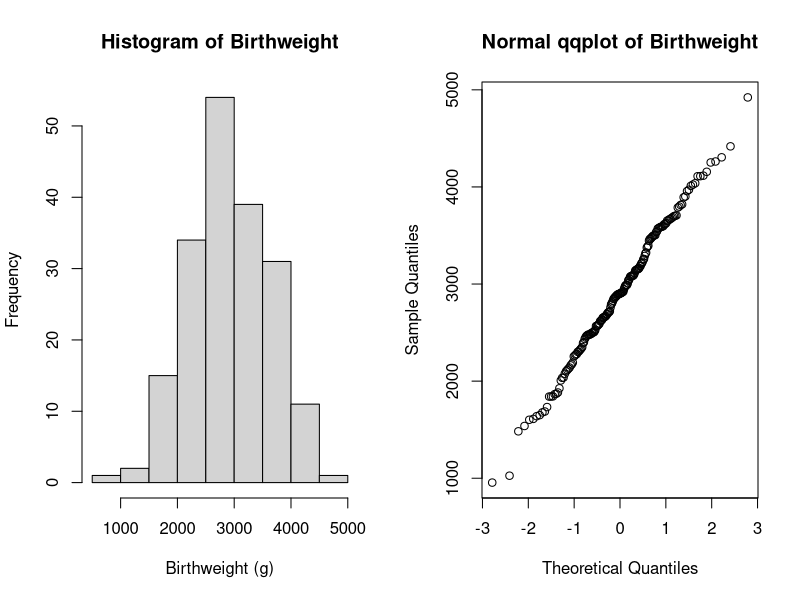
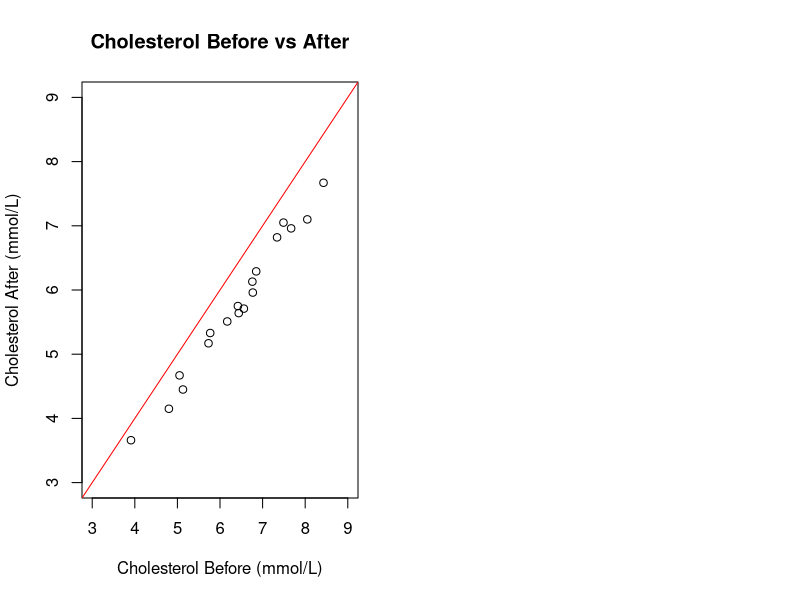
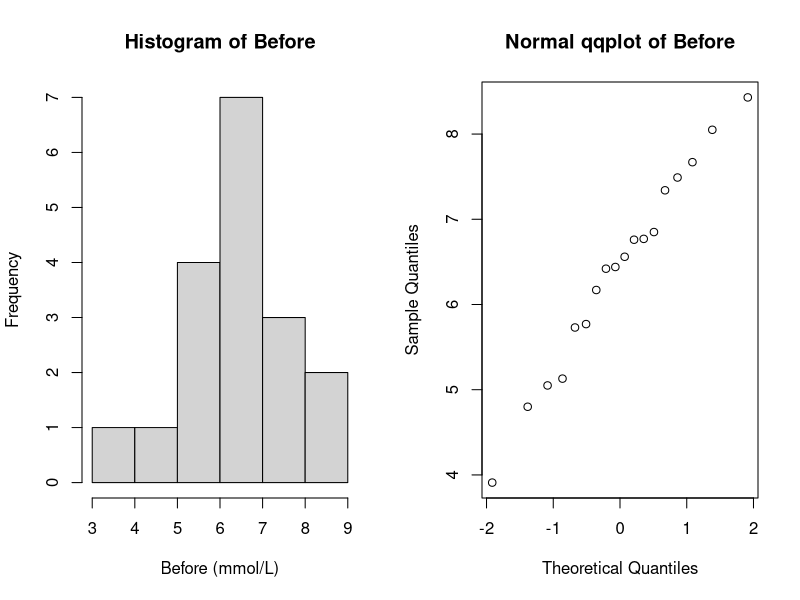
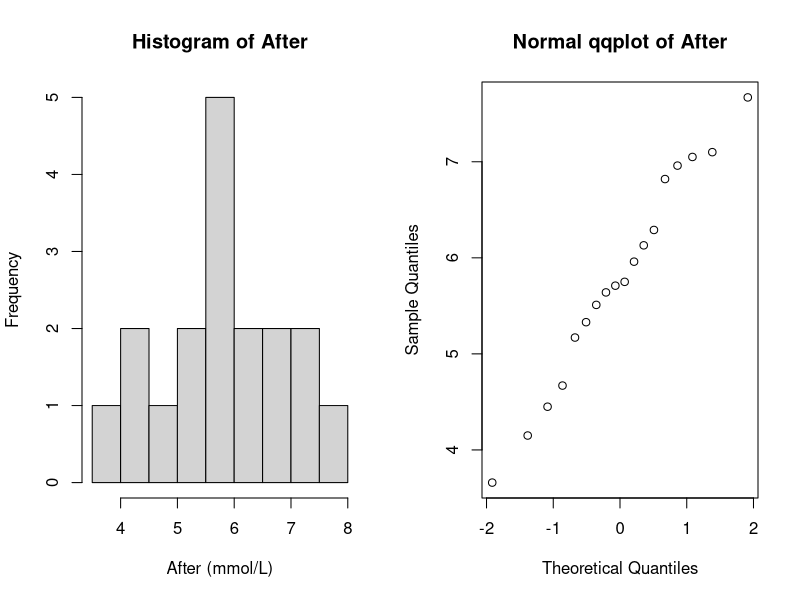
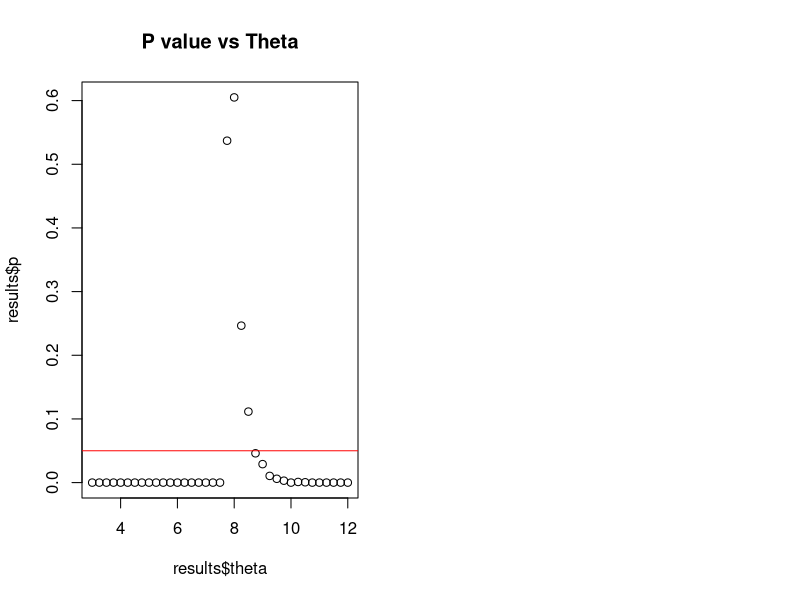
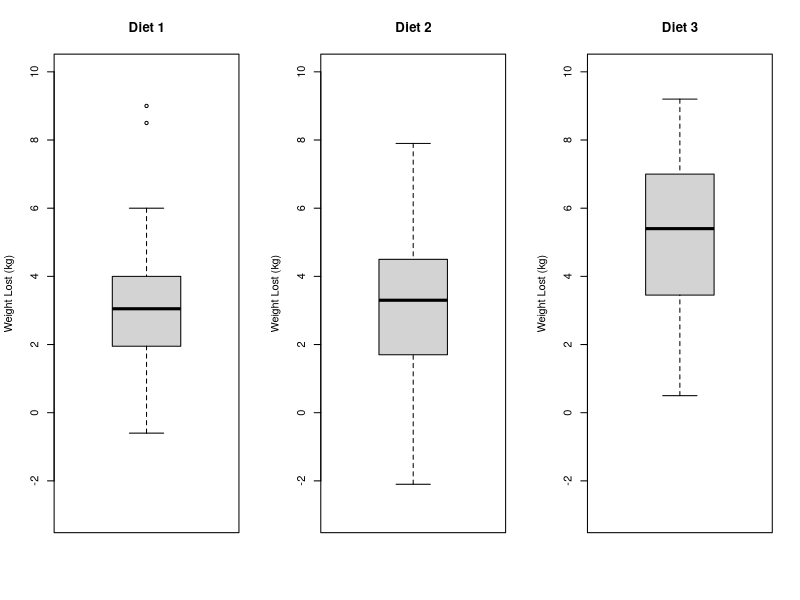
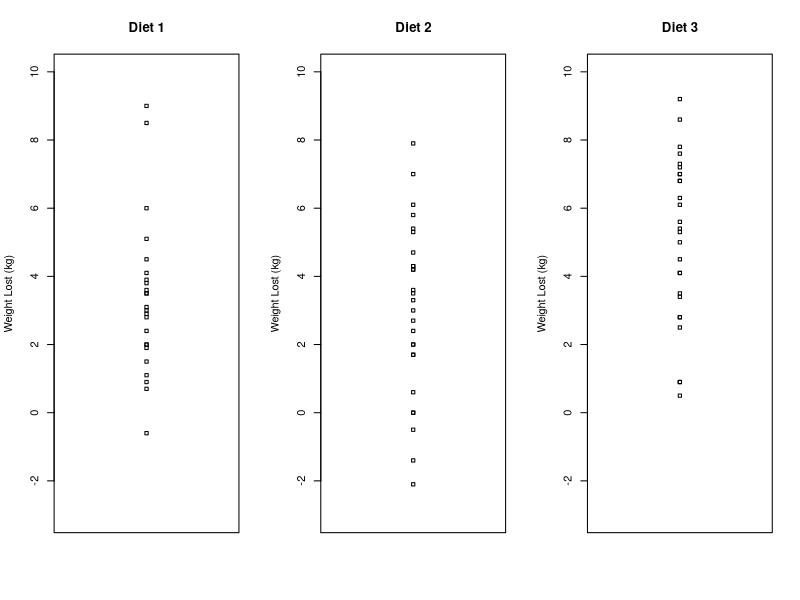
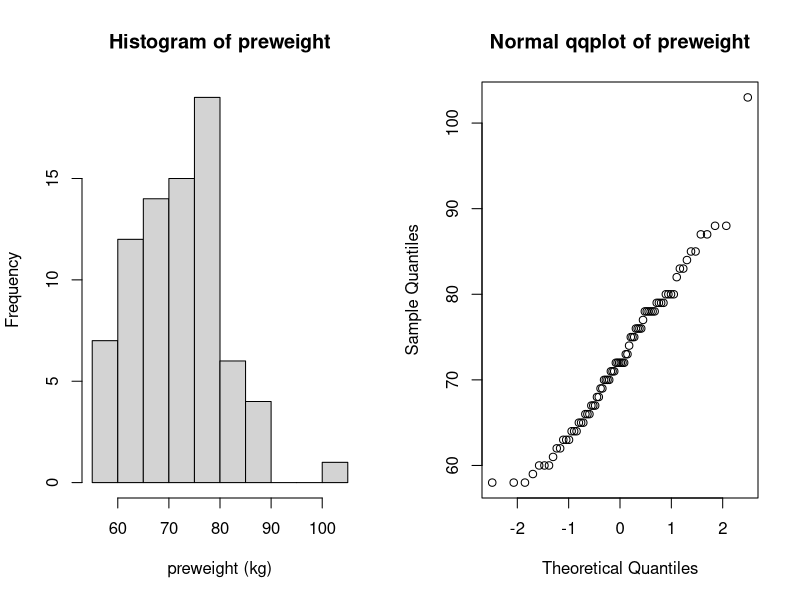

Reproduce these figures in R, in order.
## ---- chunk 1
#options(digits=3)

# helper function to check normality throughout this assignment
checkNorm = function(data, name, unit="") {
  xlab = name
  if (unit != "") {
    xlab = sprintf("%s (%s)", name, unit)
  }
  hist(data, main=sprintf("Histogram of %s", name), xlab=xlab)
  qqnorm(data, main=sprintf("Normal qqplot of %s", name))
  res = shapiro.test(data)
  print(sprintf("Shapiro-Wilk normality p-value for %s: %.3f", name, res$p.value))
  return(res$p.value)
}

printPval = function(pval) {
  print(sprintf("p-value = %.3f", pval))
}
## ---- chunk 2
data = read.table("birthweight.txt", header=T)
par(mfrow=c(1,2))
# use x as alias for the dataset
x = data$birthweight

# checking normality
pval = checkNorm(x, "Birthweight", unit="g")

res = t.test(x, conf.level=0.96)
print(sprintf("96%% confidence interval: [%.3f, %.3f]", res$conf.int[1], res$conf.int[2]))

# calculate min sample size needed
tval = qt(0.98, length(x)-1)
m = 50
n = (tval * sd(x) / m) ** 2
print(sprintf("min sample size, n = %.3f", n))
## ---- chunk 3
B = 20000
Tstar = numeric(B)
for (i in 1:B){
  # sample with replacement, for a new sample of same length(x)
  Xstar = sample(x, replace=TRUE)
  Tstar[i] = mean(Xstar) 
}

Tstar02 = quantile(Tstar, 0.02)
Tstar04 = quantile(Tstar, 0.98)
print(sprintf("Bootstrap 96%% CI = [%.3f, %.3f]", Tstar02, Tstar04))
## ---- chunk 4
res = t.test(x, mu=2800, alt="g")
sprintf("95%% confidence interval: [%.3f, %.3f]", res$conf.int[[1]], res$conf.int[[2]])
printPval(res$p.value)
## ---- chunk 5
res = wilcox.test(x, mu=2800, alt="g")
printPval(res$p.value)
## ---- chunk 6
B = 10000; n = length(x)
psign=numeric(B) ## will contain p-values of sign test
pttest=numeric(B) ## will contain p-values of t-test
for(i in 1:B) {
  y = rnorm(n, mean=mean(x),sd=sd(x)) ## generate data under H1 with mu=0.5
  mu = 2800
  pttest[i] = t.test(y, mu=mu, alternative="greater")[[3]] ## extract p-value
  psign[i] = wilcox.test(y, mu=mu, alt="g")[[3]]
} ## extract p-value
signPower = sum(psign<0.05) / B; tPower = sum(pttest<0.05) / B

print(sprintf("wilcox signed rank test power = %.3f, t-test power = %.3f", signPower, tPower))
#par(mfrow=c(1,2)); hist(psign); hist(pttest)
## ---- chunk 7
pHat = sum(x < 2600) / length(x) # compute pHat based on the data
n = length(x)
z = (pHat - 0.25) / sqrt((pHat * (1-pHat)) / n) # compute z_{\alpha/2}
sprintf("pHat = %.5f, z = %.5f", pHat, z)

alpha = 2 * pnorm(z, lower.tail = F) # compute alpha
ciLevel = 1 - alpha
sprintf("confidence interval level = %.3f", ciLevel)

ciUpper = pHat + z * sqrt((pHat * (1-pHat)) / n)
ciLower = pHat - z * sqrt((pHat * (1-pHat)) / n)
sprintf("final confidence interval = [%.3f, %.3f]", ciLower, ciUpper)
## ---- chunk 8
res = prop.test(c(34, 28), c(95, 93)); printPval(res$p.value)
## ---- chunk 9
#par(mfrow = c(1, 2))
data = read.table("cholesterol.txt", header=T)
plot(data$Before, data$After8weeks, main="Cholesterol Before vs After", xlab="Cholesterol Before (mmol/L)", ylab="Cholesterol After (mmol/L)", xlim=c(3,9), ylim=c(3,9))
abline(0, 1, col = 'red') # plot y=x for reference
## ---- chunk 10
par(mfrow=c(1,2))
pval = checkNorm(data$Before, "Before", unit="mmol/L")
pval = checkNorm(data$After8weeks, "After", unit="mmol/L")
## ---- chunk 11
res = cor.test(data$Before, data$After8weeks)
sprintf("correlation = %.3f", res[[4]])
## ---- chunk 12
res = t.test(data$After8weeks, y=data$Before, alt="two.sided", paired=TRUE)
printPval(res$p.value)

difference = data$After8weeks - data$Before
res = binom.test(sum(difference < 0), length(difference), p=0.5, alt="two.sided")
printPval(res$p.value)
## ---- chunk 13
summary(data$After8weeks)
xbar = mean(data$After8weeks)
s = sd(data$After8weeks)
n = length(data$After8weeks)

m = qt(0.975, df=n-1) * (s / sqrt(n))
# compute CI for \bar{x}
xBarLow = xbar - m; xBarHigh = xbar + m
sprintf("CI for xbar = [%.3f, %.3f]", xBarLow, xBarHigh)

# use results to compute CI for \theta
thetaLow = 2 * xBarLow - 3; thetaHigh = 2 * xBarHigh - 3
sprintf("CI for theta = [%.3f, %.3f]", thetaLow, thetaHigh)
## ---- chunk 14
sprintf("max(data$After8weeks) = %.3f", max(data$After8weeks))
sprintf("improved CI = [%.3f, %.3f]",  max(data$After8weeks), thetaHigh)
## ---- chunk 15
# returns TRUE if X ~Unif(3, theta) is plausible (meaning p > 0.05)
doBootstrap = function (x, theta, makePlot=FALSE) {
  n = length(x); t = max(x); B = 4000
  tstar = numeric(B)
  for (i in 1:B) {
    xstar = runif(n, min=3, max=theta)
    tstar[i] = max(xstar)
  }
  pl = sum(tstar<t) / B; pr = sum(tstar>t) / B
  p = 2 * min(pl, pr) # e.g. 0.038
  return(data.frame(theta=theta, p=p, valid=(p>=0.05)))
}

results = NULL
for (theta in seq(3,12,0.25)){
  cur = doBootstrap(data$After8weeks, theta)
  if (is.null(results)) {
    results = cur
  } else {
    results = rbind(results, cur)
  }
}
plot(results$theta, results$p, main="P value vs Theta")
abline(h = 0.05, col = "red") # plot y=0.05 for reference
res = dplyr::filter(results, p>0.05); res # print signficant results
## ---- chunk 16
res = binom.test(sum(data$After8weeks >= 6), length(data$After8weeks), p=0.5, alt="less")
printPval(res$p.value)
## ---- chunk 17
res = binom.test(sum(data$After8weeks < 4.5), length(data$After8weeks), p=0.25, alt="l")
printPval(res$p.value)
## ---- chunk 18
data = read.table("diet.txt", header=T)
# compute weight lost
data$weightlost = data$preweight - data$weight6weeks
diet1 = dplyr::filter(data, diet == 1)
diet2 = dplyr::filter(data, diet == 2)
diet3 = dplyr::filter(data, diet == 3)
## ---- chunk 19
par(mfrow = c(1, 3))
ylim = c(-3, 10)

boxplot(diet1$weightlost, main="Diet 1", ylab="Weight Lost (kg)", ylim=ylim)
boxplot(diet2$weightlost, main="Diet 2", ylab="Weight Lost (kg)", ylim=ylim)
boxplot(diet3$weightlost, main="Diet 3", ylab="Weight Lost (kg)", ylim=ylim)

stripchart(diet1$weightlost, main="Diet 1", ylab="Weight Lost (kg)", ylim=ylim, vertical=T)
stripchart(diet2$weightlost, main="Diet 2", ylab="Weight Lost (kg)", ylim=ylim, vertical=T)
stripchart(diet3$weightlost, main="Diet 3", ylab="Weight Lost (kg)", ylim=ylim, vertical=T)
## ---- chunk 20
par(mfrow=c(1,2))
pval = checkNorm(data$preweight, "preweight", unit="kg")
pval = checkNorm(data$weight6weeks, "weight6weeks", unit="kg")
par(mfrow=c(1,1))
boxplot(data.frame(preweight=data$preweight, weight6weeks=data$weight6weeks), names=c("preweight", "weight6weeks"), main="Weights Before vs After Diet")
## ---- chunk 21
res = binom.test(sum(data$weightlost > 0), length(data$weightlost), p=0.5, alternative="g")
## ---- chunk 22
par(mfrow = c(1, 2))
pval = checkNorm(diet1$weightlost, "Diet 1")
pval = checkNorm(diet2$weightlost, "Diet 2")
pval = checkNorm(diet3$weightlost, "Diet 3")
## ---- chunk 23
# tell R that certain columns are factors and not just numbers
data$diet = factor(data$diet)
dietaov = lm(weightlost~diet, data=data)
danova = anova(dietaov)
print("summary(dietaov):"); summary(dietaov)
print("anova:"); danova
## ---- chunk 24
# diet, gender
data$gender = factor(data$gender)
par(mfrow = c(2, 1))
# remove people with no gender data
data2 = dplyr::filter(data, !is.na(gender))
interaction.plot(data2$gender, data2$diet, data2$weightlost, main ="Interaction plot: Diet vs. Gender (0=F, 1=M)" ,ylab = "Average Weightloss (kg)", xlab  = "Gender", trace.label = "Diet")

interaction.plot(data2$diet, data2$gender, data2$weightlost, main ="Interaction plot: Gender (0=F, 1=M) vs. Diet", ylab="Average Weightloss (kg)", xlab = "Diet", trace.label = "Gender")

gaov = lm(weightlost~diet*gender, data=data2)
#print("summary(gaov):"); summary(gaov)
ganova = anova(gaov)
print("anova:"); ganova
## ---- chunk 25
sprintf("diet1 predicted weightlost: %.3f", dietaov$coefficients[1])
sprintf("diet2 predicted weightlost: %.3f", dietaov$coefficients[1] + dietaov$coefficients[2])
sprintf("diet2 predicted weightlost: %.3f", dietaov$coefficients[1] + dietaov$coefficients[3])
## ---- chunk 26
library(MASS)
data = npk

randomize = function(n_blocks){
  t = c(1,1,0,0)
  t_temp = c()
  for (x in 1:n_blocks){
    t_temp = c(t_temp, sample(t))
  }
  return(t_temp)
}
#Generate random columns where each block has random
#  permutations of exactly two of each soil additive
N = randomize(6); P = randomize(6); K = randomize(6)
block = c()
for (x in 1:6){
  block = c(block, rep(x,4))
}
random_df = data.frame(block = block, N = N, P = P, K = K)
# print top and bottom rows of dataframe for visualizing
head(random_df,4)
tail(random_df,4)
## ---- chunk 27
interaction.plot(data$N, data$block, data$yield, main="Plots Without Nitrogen vs With", ylab="Average Yield", xlab = "Nitrogen Presence", legend = TRUE, trace.label = "Block #")
## ---- chunk 28
naov = lm(yield~block+N, data=data)
#print("summary(naov):"); summary(naov)
nanova = anova(naov)
print("nanova:"); nanova
## ---- chunk 29
testModel = function(raov, coef="") {
  #print("raov:"); print(raov)
  #print("summary(raov):"); print(summary(raov))
  ranova = anova(raov)
  print("anova results:"); print(ranova)
}
testModel(lm(yield~block*N+P+K, data=data), coef="block:N")
testModel(lm(yield~block*P+N+K, data=data))
testModel(lm(yield~block*K+N+P, data=data))
## ---- chunk 30
raov = lm(yield~block+N+P+K, data=data)
#print("summary(raov):"); print(summary(raov))
ranova = anova(raov)
print("anova results:"); print(ranova)
## ---- chunk 31
library(lme4)
model1 = lmer(yield~N+(1|block), REML=FALSE,data=data)
model2 = lmer(yield~(1|block), REML=FALSE,data=data)
anova(model2, model1)
